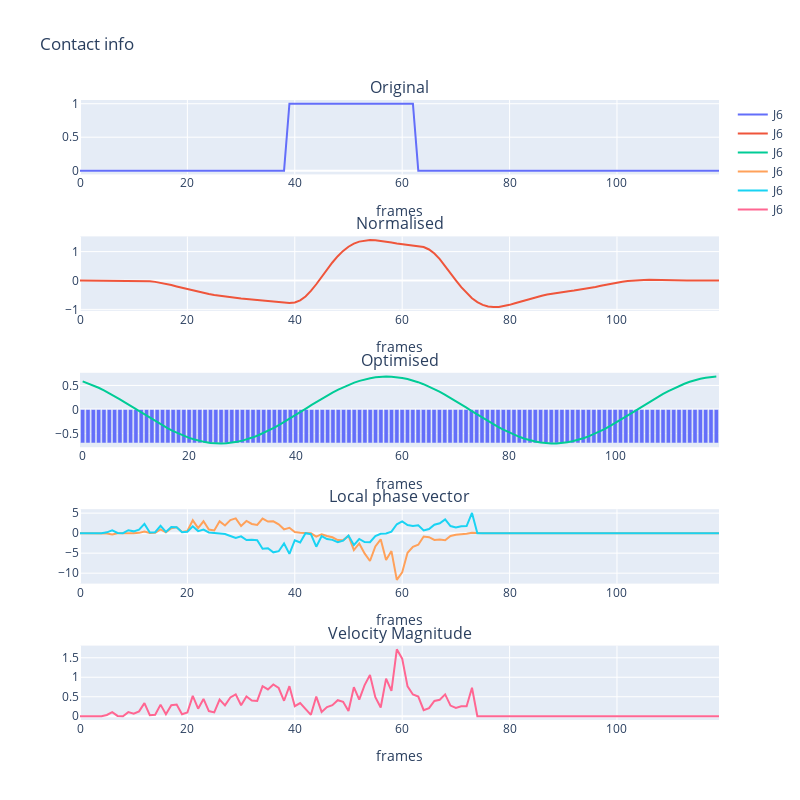

The code cell stored with this chart in its notebook:
### Code cell
# plot_contact(cO_14, cNormalised1, cOpt1, cLocalPhase1, cAmp1)
plot_contact_single(cO_6, cN_6, cOpt_6, cLocal_6, cAmp_6, cVel_6, i=6)
